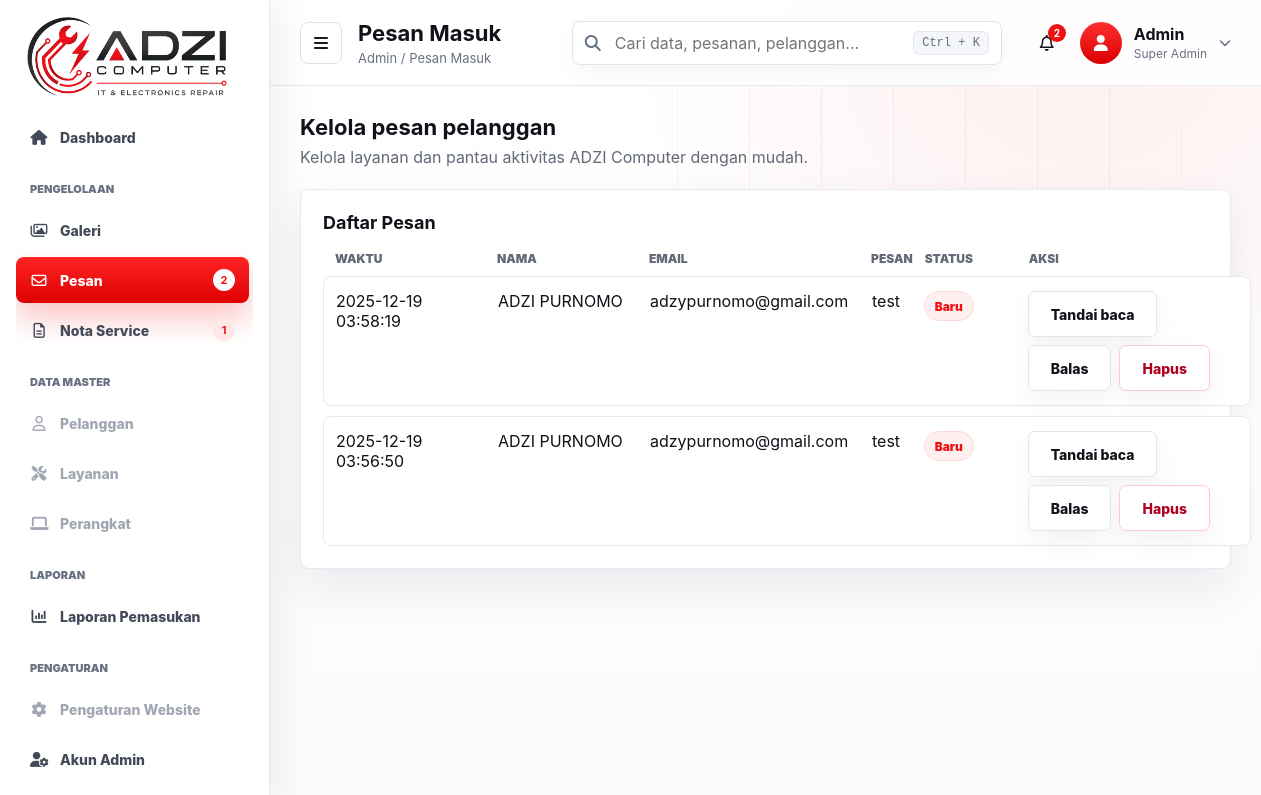
The page /admin/messages.php (signed in) on the database its author committed.
### tables this page shows
CREATE TABLE messages (
  id INTEGER PRIMARY KEY AUTOINCREMENT,
  name TEXT NOT NULL,
  email TEXT NOT NULL,
  content TEXT NOT NULL,
  is_read INTEGER DEFAULT 0,
  created_at DATETIME DEFAULT CURRENT_TIMESTAMP
);

### inc/boot.php (called while the page is built, shortened)
<?php
function h($s){ return htmlspecialchars($s ?? '', ENT_QUOTES, 'UTF-8'); }

### admin/messages.php (the view, shortened to what this page needs)
<?php
require __DIR__ . '/guard.php';
require __DIR__ . '/partials/layout.php';
$filter = $_GET['filter'] ?? '';
if ($filter === 'unread') {
  $rows = $pdo->query('SELECT * FROM messages WHERE is_read = 0 ORDER BY created_at DESC')->fetchAll(PDO::FETCH_ASSOC);
  $subtitle = 'Pesan pelanggan yang belum dibaca';
} else {
  $rows = $pdo->query('SELECT * FROM messages ORDER BY created_at DESC')->fetchAll(PDO::FETCH_ASSOC);
}
?>
    <section class="admin-card admin-section">
      <div class="panel-head">
        <h2><?= $filter === 'unread' ? 'Pesan Belum Dibaca' : 'Daftar Pesan' ?></h2>
      </div>
      <?php if(!$rows): ?>
        <p class="admin-muted">Belum ada pesan masuk.</p>
      <?php else: ?>
        <div class="admin-table">
          <div class="admin-table-head">
            <span>Waktu</span>
            <span>Nama</span>
            <span>Email</span>
            <span>Pesan</span>
            <span>Status</span>
            <span>Aksi</span>
          </div>
          <?php foreach ($rows as $r): ?>
            <div class="admin-table-row">
              <span data-label="Waktu"><?= h($r['created_at']) ?></span>
              <span data-label="Nama"><?= h($r['name']) ?></span>
              <span data-label="Email"><?= h($r['email']) ?></span>
              <span data-label="Pesan"><?= nl2br(h($r['content'])) ?></span>
              <span data-label="Status">
                <?php if($r['is_read']): ?>
                  <span class="status-badge read">Terbaca</span>
                <?php else: ?>
                  <span class="status-badge">Baru</span>
                <?php endif; ?>
              </span>
              <span data-label="Aksi">
                <div class="actions-inline">
                  <?php if(!$r['is_read']): ?>
                    <form method="post">
                      <button class="btn" type="submit">Tandai baca</button>
                    </form>
                  <?php endif; ?>
                  <a class="btn" href="mailto:<?= h($r['email']) ?>?subject=Balasan%20dari%20ADZI%20Computer">Balas</a>
                  <form method="post" onsubmit="return confirm('Hapus pesan dari: <?= h($r['name']) ?> ?')">
                    <button class="btn danger" type="submit">Hapus</button>
                  </form>
                </div>
              </span>
            </div>
          <?php endforeach; ?>
        </div>
      <?php endif; ?>
    </section>

### assets/css/base.css (style rules this page uses)
:root { --bg:#ffffff; --surface:#ffffff; --text:#11131a; --muted:#626977; --line:#e8e9ee; --soft:#f7f8fb; --red:#ef1212; --red-dark:#c90000; --red-soft:#fff0f0; --shadow:0 18px 45px rgba(15,22,40,.08); --shadow-sm:0 8px 24px rgba(15,22,40,.07); --radius:8px; --container:1110px; }
* { box-sizing:border-box }
html { scroll-behavior:smooth }
html,body { min-height:100% }
body { margin:0; font-family:Inter,system-ui,-apple-system,BlinkMacSystemFont,"Segoe UI",sans-serif; color:var(--text); background: radial-gradient(circle at 90% 8%, rgba(239,18,18,.06), transparent 34%), linear-gradient(180deg,#fff 0%,#fff 45%,#fbfbfd 100%); overflow-x:hidden; }
body::before { content:""; position:absolute; top:88px; right:0; width:min(54vw,720px); height:430px; pointer-events:none; opacity:.42; background-image: linear-gradient(90deg,transparent 0 35%,rgba(239,18,18,.16) 35% 36%,transparent 36%), linear-gradient(0deg,transparent 0 48%,rgba(239,18,18,.12) 48% 49%,transparent 49%); background-size:72px 52px; mask-image:linear-gradient(90deg,transparent,#000 22%,#000 80%,transparent); }
a { color:inherit }
button,input,textarea { font:inherit }
.cta,.btn { display:inline-flex; align-items:center; justify-content:center; gap:10px; min-height:46px; padding:0 22px; border-radius:7px; font-weight:800; font-size:14px; text-decoration:none; border:1px solid transparent; transition:transform .18s ease,box-shadow .18s ease,background .18s ease,border-color .18s ease; }
.btn { color:#12141b; background:#fff; border-color:#e3e5eb; box-shadow:0 10px 26px rgba(12,18,32,.05); }

### assets/css/admin.css (style rules this page uses)
:root { --admin-red: #ef1212; --admin-red-dark: #c90000; --admin-line: #e7e9ef; --admin-soft: #fbfbfd; --admin-muted: #626977; --admin-text: #101219; --admin-shadow: 0 18px 45px rgba(15, 22, 40, .08); }
body.admin-body { min-height: 100dvh; color: var(--admin-text); background: radial-gradient(circle at 86% 0, rgba(239, 18, 18, .07), transparent 34%), linear-gradient(180deg, #fff 0%, #fbfbfd 100%); }
.admin-body .admin-topbar, .admin-body .admin-card, .admin-body .admin-alert { animation: adminFadeUp .5s cubic-bezier(.2, .8, .2, 1) both; }
.admin-body .admin-card:nth-of-type(2) { animation-delay: .12s }
.admin-card { background: #fff; border: 1px solid var(--admin-line); border-radius: 8px; box-shadow: var(--admin-shadow); transition: border-color .22s ease, box-shadow .22s ease, transform .22s ease; }
.admin-section { padding: 22px }
.admin-form h2, .admin-section h2 { margin: 0 0 16px; font-size: 20px; }
.btn.danger { color: #b00020; background: #fff; border-color: #ffc9c9; }
.admin-table { display: grid; gap: 10px }
.admin-table-head, .admin-table-row { display: grid; grid-template-columns: 150px 140px 210px 1fr 92px 210px; gap: 12px; align-items: start; }
.admin-table-head { padding: 0 12px; color: var(--admin-muted); font-size: 12px; font-weight: 900; text-transform: uppercase; }
.admin-table-row { padding: 14px 12px; background: #fff; border: 1px solid var(--admin-line); border-radius: 8px; transition: border-color .2s ease, box-shadow .2s ease, transform .2s ease; animation: adminFadeUp .45s cubic-bezier(.2, .8, .2, 1) both; }
.status-badge { display: inline-flex; align-items: center; min-height: 30px; padding: 0 10px; color: var(--admin-red); background: var(--red-soft); border: 1px solid #ffd6d6; border-radius: 999px; font-size: 12px; font-weight: 900; }
.actions-inline { display: flex; gap: 8px; flex-wrap: wrap }
.admin-layout-body { min-height: 100vh; background: radial-gradient(circle at 92% 10%, rgba(239, 18, 18, .08), transparent 26%), linear-gradient(180deg, #fff 0%, #f7f8fb 100%); }
.panel-head { display: flex; align-items: flex-start; justify-content: space-between; gap: 16px; margin-bottom: 18px; }
.panel-head h2 { margin: 0; font-size: 18px; }

### rows shown on the page
messages: created_at "2025-12-19 03:58:19", name "ADZI PURNOMO", email "adzypurnomo@gmail.com", content "test", is_read "Baru"
messages: created_at "2025-12-19 03:56:50", name "ADZI PURNOMO", email "adzypurnomo@gmail.com", content "test", is_read "Baru"

### other values the page prints
$unreadCount "2"
$invoiceCount "1"
$pageTitle "Pesan Masuk"
$adminName "Admin"
$adminRole "Super Admin"
$subtitle ?: $pageTitle "Kelola pesan pelanggan"
